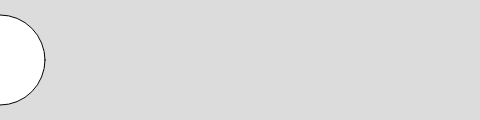
Frame 1 (no input)
Frame 60 (no input): identical to frame 1, image omitted
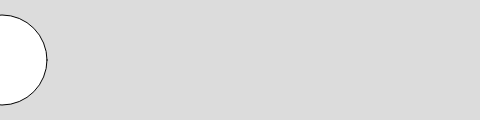
Frame 120 (the mouse pressed at the canvas centre since frame 60)

The p5.js sketch that drew these frames (run headless with seeded random() and noise() and a simulated clock; from frame 60 on, the mouse is pressed at the canvas centre):

// p5.js sketch
// ── sketch.js
var time1 = 2000;
var time2 = 4000;
var x = 0;

function setup() {
  createCanvas(480, 120);
}

function draw() {
  var currentTime = millis();
  background(220);
  if(currentTime > time2) {
    x -= 0.5;
  } else if(currentTime > time1) {
    x += 2;
  }
  ellipse(x, 60,90,90);
}
